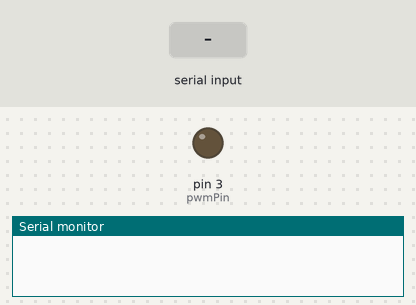
Recording of a sketch running on a simulated Arduino Uno, built with avr-gcc and run on an emulated ATmega328P. On the bench: output pins drawn as LEDs (lit = HIGH), the last lines printed to the serial monitor. The inputs (shaded band) are chosen by the test bench.

Above: at 1.2 s.
1.3 s: "90,45\n" received over Serial
At 2.0 s:
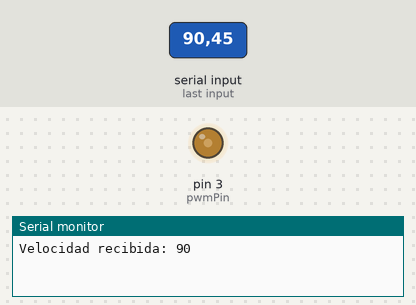
2.8 s: "30,150\n" received over Serial
At 3.2 s:
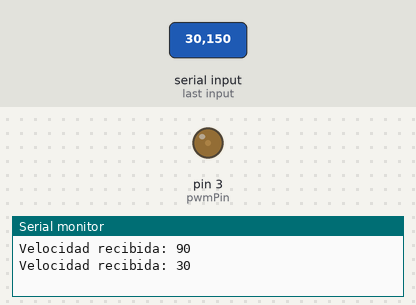
4.3 s: "200\n" received over Serial
At 5.4 s:
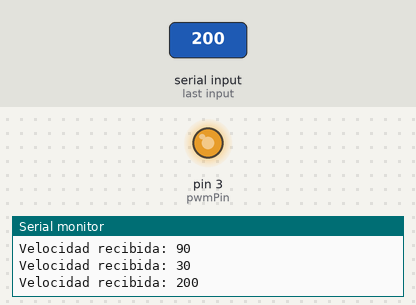
5.8 s: "90\n" received over Serial
At 6.5 s:
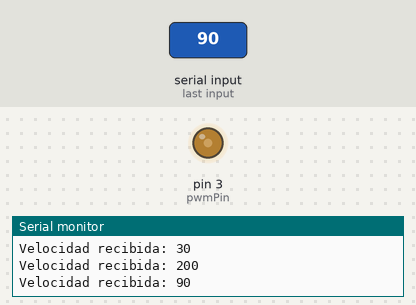
Timing chart, 0 to 8.3 s (numbered marks = the images above; inputs shaded):
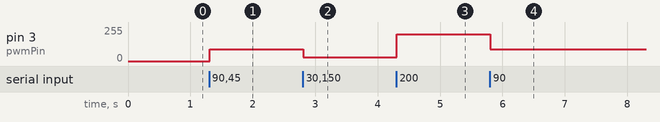

Measured:
- after the input at 1.3 s, pin 3 (pwmPin): 0/255 → 90/255 at once
- after the input at 2.8 s, pin 3 (pwmPin): 90/255 → 30/255 at once
- after the input at 4.3 s, pin 3 (pwmPin): 30/255 → 200/255 at once
- after the input at 5.8 s, pin 3 (pwmPin): 200/255 → 90/255 at once

The sketch:

pwm.ino
```cpp
// Pin PWM al que está conectado el transistor
const int pwmPin = 3;
int speed = 0;

void setup() {
  // Configurar el pin PWM como salida
  pinMode(pwmPin, OUTPUT);
  Serial.begin(9600);
}

void loop() {

  if(Serial.available() > 0){
    String inputString = Serial.readStringUntil('\n');

    // Convertir la cadena a un número entero
    int speed = inputString.toInt();

    // Imprimir el valor recibido para depuración
    Serial.print("Velocidad recibida: ");
    Serial.println(speed);

    // Asegurarse de que el valor esté dentro del rango permitido de PWM (0-255)
    speed = constrain(speed, 0, 255);

    // Escribir el valor de velocidad al pin PWM
    analogWrite(pwmPin, speed);
  }
}
```
